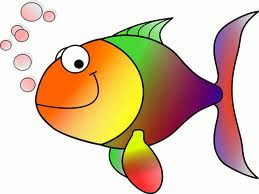
#> input picture images/HappyFish.jpg, 259 x 194 px, given in place of the camera
$ python CV_14_TrackContours.py
#> lines starting #> are read from the running program, lines starting #| are printed output that depends on the picture; after the words box and inside, x2 and y2 are one past the last pixel; in counts of white or black regions, pixels touching at a corner belong together

'''

how to track on object in openCV based on color, create contours for the object of interests, and then track the object of interest by drawing a bounding box around it.

https://youtu.be/IupUw5ATllw

'''
import numpy as np
import cv2
print(cv2.__version__)
hueLow=90
hueHigh=100

hueLow2=90
hueHigh2=100

satLow=20
satHigh=200
valLow=20
valHigh=200
def onTrack1(val):
    global hueLow
    hueLow=val
    print('Low Hue: ',val)
def onTrack2(val):
    global hueHigh
    hueHigh=val
    print('High Hue: ',val)
def onTrack3(val):
    global satLow
    satLow=val
    print('Low Sat: ',val)
def onTrack4(val):
    global satHigh
    satHigh=val
    print('High Sat: ',val)
def onTrack5(val):
    global valLow
    valLow=val
    print('Low Val: ',val)
def onTrack6(val):
    global valHigh
    valHigh=val
    print('High Val: ',val)


def onTrack7(val):
    global hueLow2
    hueLow2=val
    print('Low Hue2: ',val)
def onTrack8(val):
    global hueHigh2
    hueHigh2=val
    print('High Hue2: ',val)
# frame shape  (600, 800, 3) , fps: 17 from svga
width=800
height = 600

 #  640  380  <> 960 540
# width=640 #960
# height=380 #540
cam=cv2.VideoCapture(0)
cam.set(cv2.CAP_PROP_FOURCC, cv2.VideoWriter_fourcc(*'MJPG'))
cam.set(cv2.CAP_PROP_FRAME_WIDTH, width)
cam.set(cv2.CAP_PROP_FRAME_HEIGHT, height)
cv2.namedWindow('myTracker')
cv2.moveWindow('myTracker',width,0)
cv2.resizeWindow('myTracker',400,500)
cv2.createTrackbar('Hue Low','myTracker',15,180,onTrack1)
cv2.createTrackbar('Hue High','myTracker',30,180,onTrack2)

cv2.createTrackbar('Hue Low2','myTracker',50,180,onTrack7)
cv2.createTrackbar('Hue High2','myTracker',60,180,onTrack8)

cv2.createTrackbar('Sat Low','myTracker',10,255,onTrack3)
cv2.createTrackbar('Sat High','myTracker',255,255,onTrack4)
cv2.createTrackbar('Val Low','myTracker',10,255,onTrack5)
cv2.createTrackbar('Val High','myTracker',255,255,onTrack6)


while True:
    ignore,  frame = cam.read()
#> frame is the input picture: shape (194, 259, 3); mean B, G, R 170.8, 196.4, 219.3
    frameFlip=cv2.flip(frame,1)
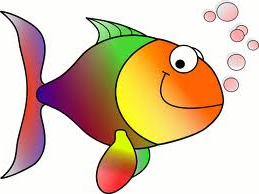
#> frameFlip: shape (194, 259, 3); mean B, G, R 170.8, 196.4, 219.3
    # frame=cv2.resize(frameFlip, (width, height))
    frame=cv2.resize(frameFlip, (400, 300))
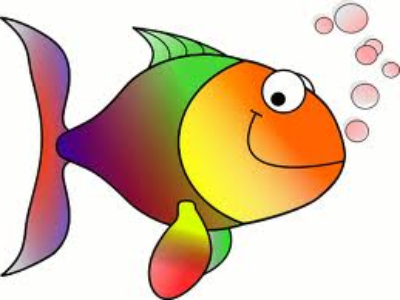
#> frame: shape (300, 400, 3); mean B, G, R 170.8, 196.3, 219.2
    # frame=cv2.resize(frameFlip, (int(width/2), int(height/2)))
    print(frame.shape)
#| (300, 400, 3)
    frameHSV=cv2.cvtColor(frame,cv2.COLOR_BGR2HSV)
#> frameHSV: shape (300, 400, 3); mean H, S, V 49, 75.9, 223.9

    lowerBound=np.array([hueLow,satLow,valLow])
    upperBound=np.array([hueHigh,satHigh,valHigh])

    lowerBound2=np.array([hueLow2,satLow,valLow])
    upperBound2=np.array([hueHigh2,satHigh,valHigh])

    myMask=cv2.inRange(frameHSV,lowerBound,upperBound)
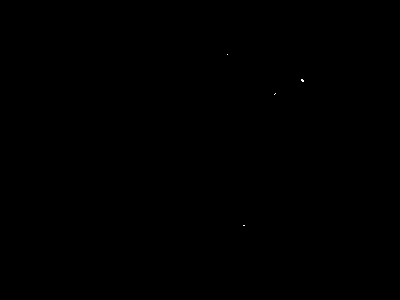
#> myMask: shape (300, 400); 0.01% white in thin lines or dots, all inside (x1, y1, x2, y2) = (227, 54, 304, 226)
    myMask2=cv2.inRange(frameHSV,lowerBound2,upperBound2)
 # myMask is the amalgam of myMask and MyMask2
    myMask=myMask | myMask2 #the vertical bar means 'OR'
    #myMask=cv2.add(myMask,myMask2)
    #myMask=np.logical_or(myMask,myMask2)
    contours,junk=cv2.findContours(myMask,cv2.RETR_EXTERNAL,cv2.CHAIN_APPROX_SIMPLE)
#> contours = 4 contours, all with area under 20; junk = [[1, -1, -1, -1], [2, 0, -1, -1], [3, 1, -1, -1], [-1, 2, -1, -1]]
    #cv2.drawContours(frame,contours,-1,(255,0,0),3)

    for contour in contours:
        area=cv2.contourArea(contour)
        if area>=200:
            #cv2.drawContours(frame,[contour],0,(255,0,0),3)
            x,y,w,h=cv2.boundingRect(contour)
            cv2.rectangle(frame,(x,y),(x+w,y+h),(0,0,255),3)
#> this loop made 4 passes
#> (contour, area) on passes 1, 2, 4: ([[243, 225], [244, 225]], 0), ([[275, 93], [274, 94]], 0), ([[227, 54]], 0)
#> area on pass 3: 3

    #myMask=cv2.bitwise_not(myMask)
    myMaskSmall=cv2.resize(myMask,(int(width/2),int(height/2)))
    mySelection=cv2.bitwise_and(frame,frame, mask=myMask)
    mySelection=cv2.resize(mySelection,(int(width/2),int(height/2)))
    cv2.imshow('My Selection', mySelection)
    # cv2.moveWindow('My Selection',int(width/2),int(height+100))
    cv2.moveWindow('My Selection',int(width/2),int(height/2+100))

    cv2.imshow('My Mask', myMaskSmall)
    # cv2.moveWindow('My Mask',0,int(height+100))
    cv2.moveWindow('My Mask',0,int(height/2+100))
    cv2.imshow('my WEBcam',frame)
    cv2.moveWindow('my WEBcam',300,50)
    if cv2.waitKey(1) & 0xff ==ord('q'):
#> (key q is pressed here)
        break
cam.release()


'''
import numpy as np
import cv2
print(cv2.__version__)
hueLow=90
hueHigh=100

hueLow2=90
hueHigh2=100

satLow=20
satHigh=200
valLow=20
valHigh=200
def onTrack1(val):
    global hueLow
    hueLow=val
    print('Low Hue: ',val)
def onTrack2(val):
    global hueHigh
    hueHigh=val
    print('High Hue: ',val)
def onTrack3(val):
    global satLow
    satLow=val
    print('Low Sat: ',val)
def onTrack4(val):
    global satHigh
    satHigh=val
    print('High Sat: ',val)
def onTrack5(val):
    global valLow
    valLow=val
    print('Low Val: ',val)
def onTrack6(val):
    global valHigh
    valHigh=val
    print('High Val: ',val)


def onTrack7(val):
    global hueLow2
    hueLow2=val
    print('Low Hue2: ',val)
def onTrack8(val):
    global hueHigh2
    hueHigh2=val
    print('High Hue2: ',val)


width=960
height=540
cam=cv2.VideoCapture(0)
cam.set(cv2.CAP_PROP_FOURCC, cv2.VideoWriter_fourcc(*'MJPG'))
cam.set(cv2.CAP_PROP_FRAME_WIDTH, width)
cam.set(cv2.CAP_PROP_FRAME_HEIGHT, height)
cv2.namedWindow('myTracker')
cv2.moveWindow('myTracker',width,0)
cv2.resizeWindow('myTracker',400,500)
cv2.createTrackbar('Hue Low','myTracker',15,180,onTrack1)
cv2.createTrackbar('Hue High','myTracker',30,180,onTrack2)

cv2.createTrackbar('Hue Low2','myTracker',50,180,onTrack7)
cv2.createTrackbar('Hue High2','myTracker',60,180,onTrack8)

cv2.createTrackbar('Sat Low','myTracker',10,255,onTrack3)
cv2.createTrackbar('Sat High','myTracker',255,255,onTrack4)
cv2.createTrackbar('Val Low','myTracker',10,255,onTrack5)
cv2.createTrackbar('Val High','myTracker',255,255,onTrack6)


while True:
    ignore,  frame = cam.read()
    frameHSV=cv2.cvtColor(frame,cv2.COLOR_BGR2HSV)

    lowerBound=np.array([hueLow,satLow,valLow])
    upperBound=np.array([hueHigh,satHigh,valHigh])

    lowerBound2=np.array([hueLow2,satLow,valLow])
    upperBound2=np.array([hueHigh2,satHigh,valHigh])

    myMask=cv2.inRange(frameHSV,lowerBound,upperBound)
    myMask2=cv2.inRange(frameHSV,lowerBound2,upperBound2)

    myMask=myMask | myMask2
    #myMask=cv2.add(myMask,myMask2)
    #myMask=np.logical_or(myMask,myMask2)
    contours,junk=cv2.findContours(myMask,cv2.RETR_EXTERNAL,cv2.CHAIN_APPROX_SIMPLE)
    #cv2.drawContours(frame,contours,-1,(255,0,0),3)

    for contour in contours:
        area=cv2.contourArea(contour)
        if area>=200:
            #cv2.drawContours(frame,[contour],0,(255,0,0),3)
            x,y,w,h=cv2.boundingRect(contour)
            cv2.rectangle(frame,(x,y),(x+w,y+h),(0,0,255),3)

    #myMask=cv2.bitwise_not(myMask)
    myMaskSmall=cv2.resize(myMask,(int(width/2),int(height/2)))
    mySelection=cv2.bitwise_and(frame,frame, mask=myMask)
    mySelection=cv2.resize(mySelection,(int(width/2),int(height/2)))
    cv2.imshow('My Selection', mySelection)
    cv2.moveWindow('My Selection',int(width/2),height)

    cv2.imshow('My Mask', myMaskSmall)
    cv2.moveWindow('My Mask',0,height)
    cv2.imshow('my  WEBcam',frame)
    cv2.moveWindow('my WEBcam',0,0)
    if cv2.waitKey(1) & 0xff ==ord('q'):
        break
cam.release()
'''
